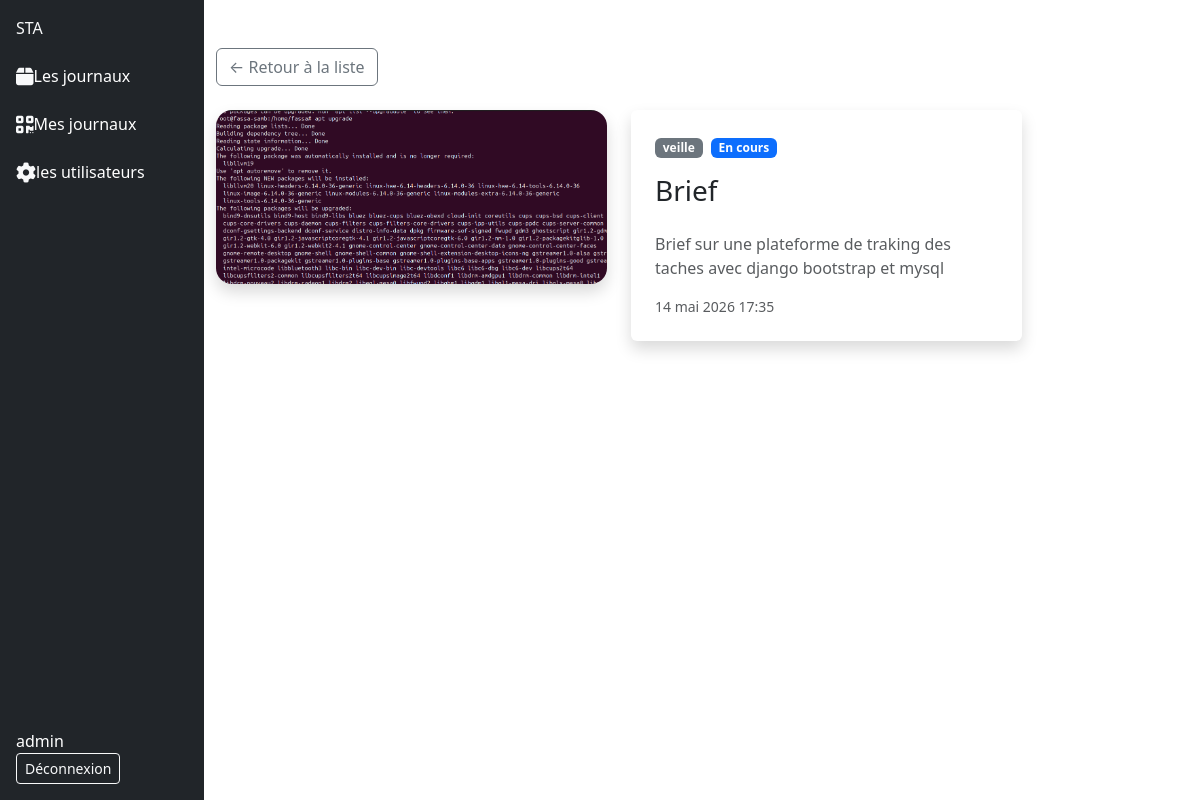
Screenshot of /entree/entree/2/detail (signed in) with the database file from the repository.
### activite/models.py (models this page shows)
class Entree(models.Model) :
    class Statut(models.TextChoices):
        EN_COURS = 'en_cours', 'En cours'
        RESOLU   = 'resolu',   'Résolu'
        BLOQUE   = 'bloque',   'Bloqué'
    titre = models.CharField( max_length=100)
    contenu_textuel = models.TextField()
    image_de_preuve = models.ImageField(upload_to='images/')
    date_creation = models.DateTimeField(auto_now_add=True)
    categorie = models.ForeignKey(Categorie, on_delete=models.SET_NULL, null=True)
    user = models.ForeignKey(User, on_delete=models.SET_NULL, null=True)
    etat = models.CharField(
        max_length=20,
        choices=Statut.choices,
        default=Statut.EN_COURS
    )

class Categorie(models.Model) :
    nom_categorie = models.CharField( max_length=64)
    description = models.TextField()
    date_creation = models.DateTimeField(auto_now_add=True)
    def __str__(self):
        return self.nom_categorie

### activite/views.py (the view)
# urls.py: path("entree/<int:pk>/detail", EntreeDetailView.as_view(), name="detail_entree"),
class EntreeDetailView(LoginRequiredMixin, DetailView):
    model = Entree
    template_name = 'detail_tache.html'
    context_object_name = 'entree'

### activite/templates/detail_tache.html (shortened to what this page needs)
{% extends 'base.html' %}
{% load static %}
{% block content %}
<div class="container py-4">
    <a href="{% url 'entree' %}" class="btn btn-outline-secondary mb-4">
        ← Retour à la liste
    </a>
    <div class="row g-4">
        <div class="col-5">
            {% if entree.image_de_preuve %}
                <img src="{{ entree.image_de_preuve.url }}"
                     class="img-fluid rounded-4 shadow w-100"
                     style="max-height: 400px; object-fit: cover;"
                     alt="Preuve">
            {% else %}
                <div class="bg-secondary d-flex align-items-center justify-content-center rounded-4"
                     style="height: 400px;">
                    <span class="text-white opacity-50">Aucune image</span>
                </div>
            {% endif %}
        </div>
        <div class="col-5">
            <div class="card shadow border-0 h-100 p-4">
                <div class="mb-3">
                    <span class="badge bg-secondary me-1">{{ entree.categorie }}</span>
                    {% if entree.etat == 'en_cours' %}
                        <span class="badge bg-primary">{{ entree.get_etat_display }}</span>
                    {% elif entree.etat == 'resolu' %}
                        <span class="badge bg-success">{{ entree.get_etat_display }}</span>
                    {% elif entree.etat == 'bloque' %}
                        <span class="badge bg-danger">{{ entree.get_etat_display }}</span>
                    {% endif %}
                </div>
                <h3>{{ entree.titre }}</h3>
                <p class="text-muted mt-3">{{ entree.contenu_textuel }}</p>
                <small class="text-muted">{{ entree.date_creation }}</small>
            </div>
        </div>
    </div>
</div>
{% endblock content %}

### templates/base.html (shortened to what this page needs)
{% load static %}
<!DOCTYPE html>
<html lang="en">
<head>
    <link href="https://cdn.jsdelivr.net/npm/bootstrap@5.3.3/dist/css/bootstrap.min.css" rel="stylesheet">
</head>
<body>
    <div class=" justify-content-between m-0">
        <div class="row d-flex flex-row" >
            <div class="sidebar sticky-top d-flex flex-column justify-content-between align-items-start p-3 vh-100 bg-dark  start-0 top-0  col-2" >
                <div class="d-flex flex-column align-items-start gap-4">
                <a class="navbar-brand text-light" href="{% url 'entree' %}">STA</a>
                <a class="text-decoration-none text-white" href="{% url 'entree' %}"><i class="fa-solid fa-box fa-lg text-light"></i>Les journaux</a>
                <a class="text-decoration-none text-white" href="{% url 'user_entrees' user.pk%}"><i class="fa-solid fa-qrcode fa-lg text-light"></i>Mes journaux</a>
                {% if user.is_superuser %}
                    <a class="text-decoration-none text-white" href="{% url 'liste_users' %}"><i class="fa-solid fa-gear fa-lg text-light"></i>les utilisateurs</a>
                {% endif %}
                </div>
                <div>
                {% if request.user.is_authenticated %}
                    <span class="text-white me-3">{{ request.user.username }}</span>
                    <form method="post" action="{% url 'logout' %}">
                        <button type="submit" class="btn btn-outline-light btn-sm">Déconnexion</button>
                    </form>
                {% endif %}
                </div>
            </div>
            <div class="col-10 mt-4 ">
                {% block content %}
                {% endblock content %}
            </div>
        </div>
    </div>
</body>
</html>

### rows the page displays
Entree: image_de_preuve (picture), categorie "veille", etat "En cours", titre "Brief", contenu_textuel "Brief sur une plateforme de traking des taches avec django bootstrap et mysql", date_creation "14 mai 2026 17:35"

### other values shown
{{ request.user.username }} "admin"
